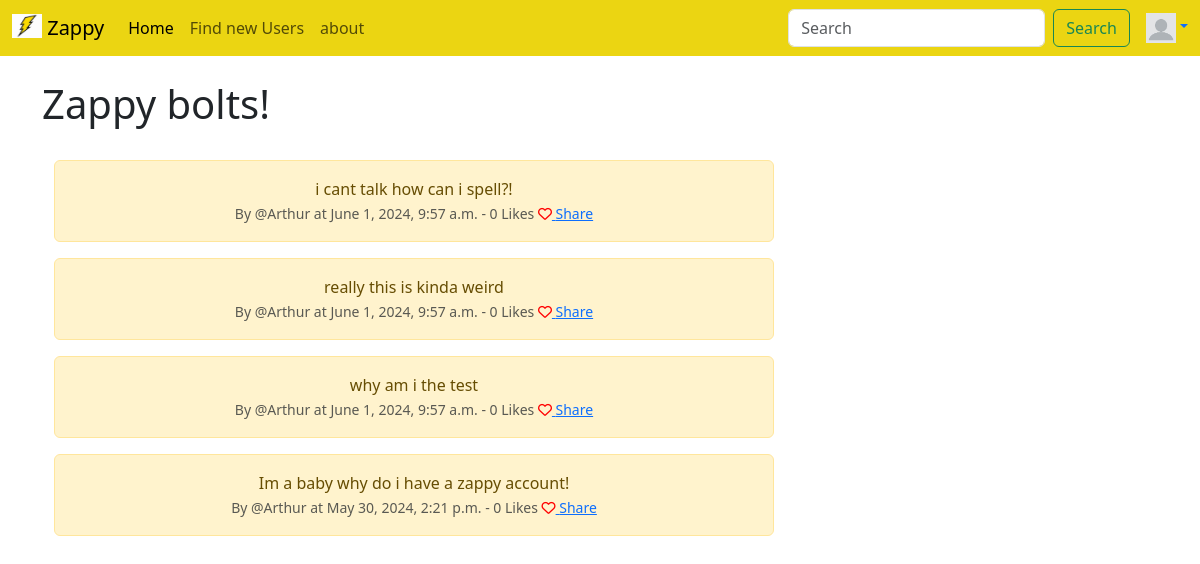
The app's page /, older data.
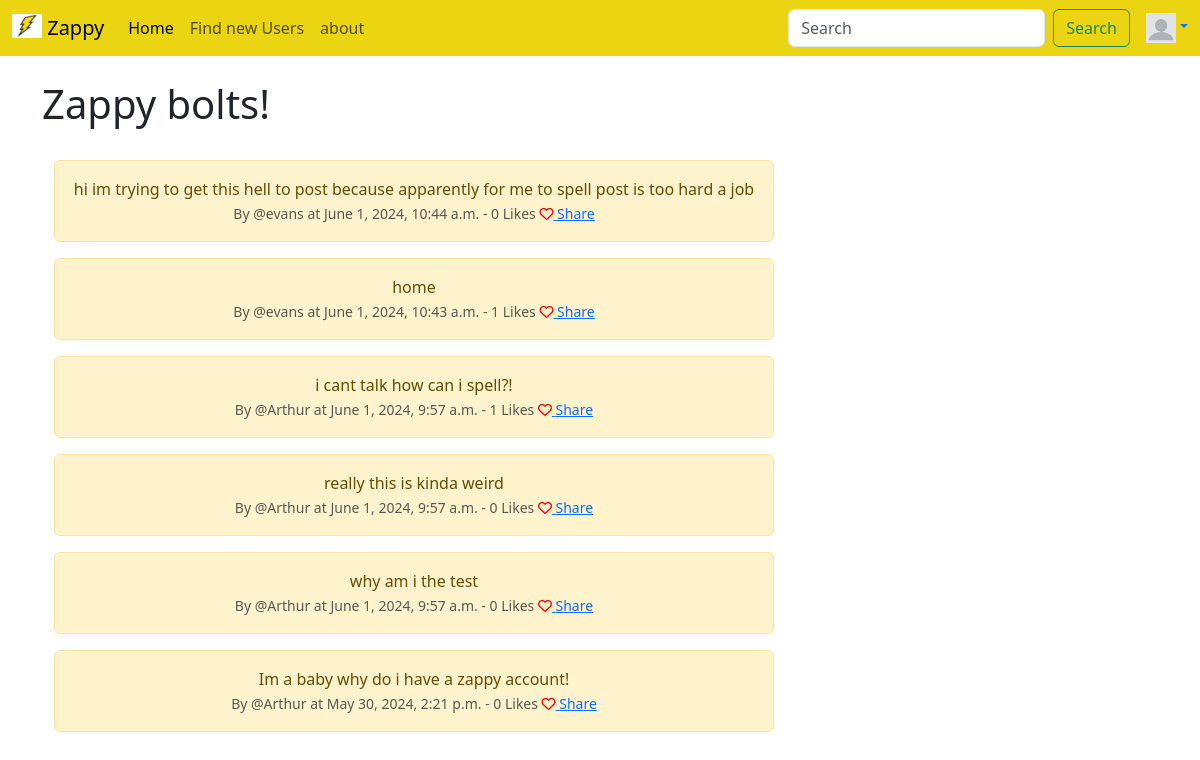
The same page, newer data.
### Tclone/models.py (models this page shows, shortened)
class Bolt(models.Model):
    user = models.ForeignKey(
        User, related_name='bolts',
        on_delete=models.DO_NOTHING
        )
    body = models.CharField(max_length=250)
    created_at = models.DateTimeField(auto_now_add=True)
    likes = models.ManyToManyField(User, related_name="BoltLikes")
    def get_number_likes(self):
        return self.likes.count()

### Tclone/views.py (the view, shortened to what this page needs)
# urls.py: path('', views.home, name="home"),
def home(request):
    context_dict = {}
    context_dict['bolts'] = Bolt.objects.all().order_by("-created_at")
    return render(request, 'home.html', context=context_dict)

### Tclone/templates/home.html (shortened to what this page needs)
{% extends 'base.html' %}
{% block content %}
<h1> Zappy bolts! </h1><br/>
    <div class="container text-center">
        <div class="row">
            <div class = "col-8">
                {%for bolt in bolts %}
                    <div class="alert alert-warning" role="alert">
                        {{bolt.body}}<br/>
                        <small class="text-muted">
                             By @{{bolt.user}} at {{bolt.created_at}} - {{bolt.get_number_likes}} Likes
                            {% if user in bolt.likes.all %}
                                <a href="{% url 'bolt_like' bolt.id %}">
                                    <i class="fa-solid fa-heart" style="color:red"></i>
                                </a>
                            {% else %}
                                <a href="{% url 'bolt_like' bolt.id %}">
                                    <i class="fa fa-heart-o" style="color:red"></i>
                                </a>
                            {% endif %}
                            <a href="{% url 'bolt_share' bolt.id %}"> Share </a>
                        </small>
                    </div>
                {% endfor %}
            </div>
            <div class = "col-4">
            </div>
        </div>
    </div>
{% endblock %}

Row changes from the older to the newer data that the page shows:
added Bolt: body "hi im trying to get this hell to post because apparently for me to spell post is too hard a job", user "evans", created_at "June 1, 2024, 10:44 a.m.", get_number_likes "0"
added Bolt: body "home", user "evans", created_at "June 1, 2024, 10:43 a.m.", get_number_likes "1"
computed for Bolt "i cant talk how can i spell?!": get_number_likes "0" → "1"
